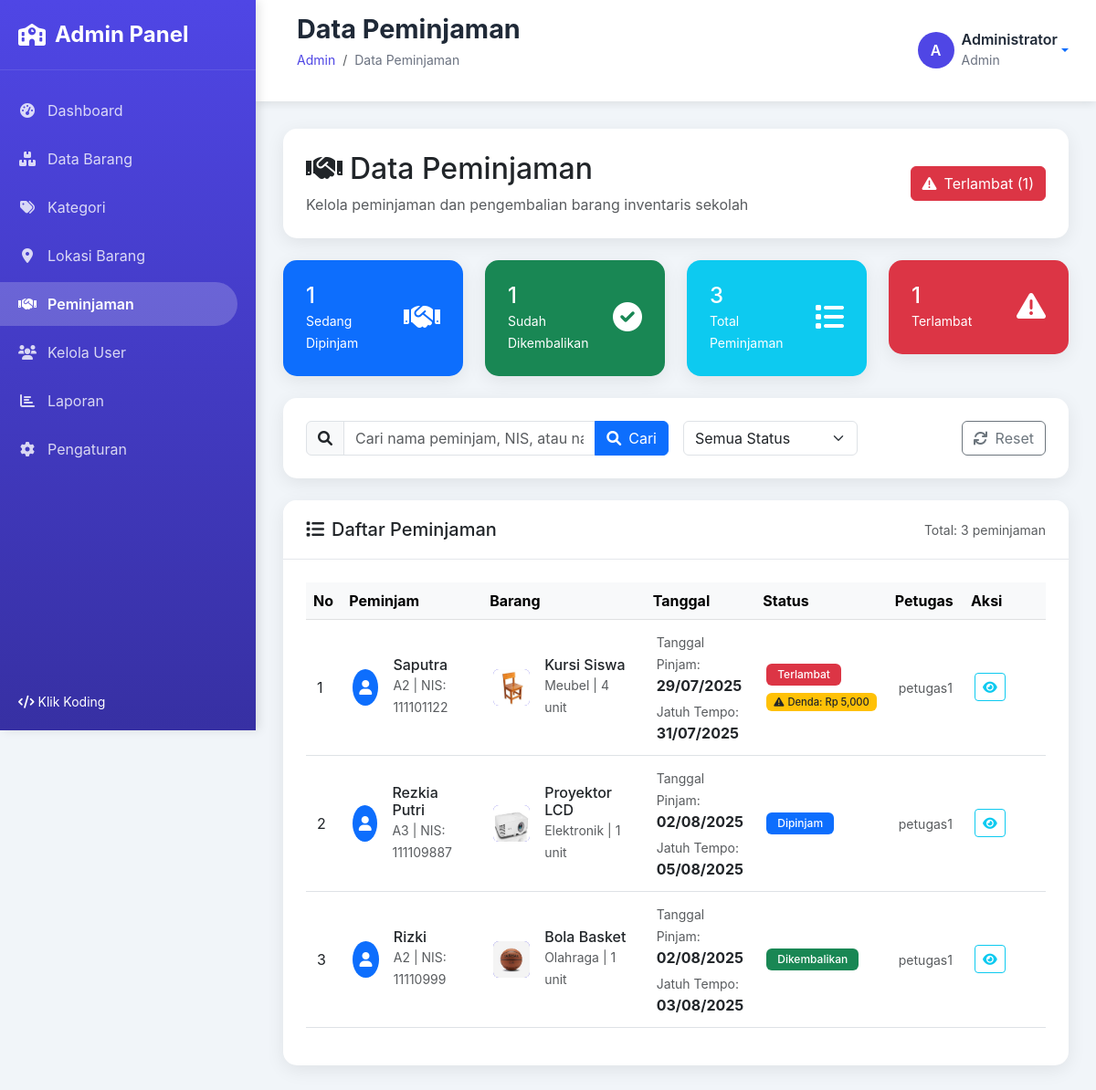
The app's page /admin/peminjaman/index.php (signed in) with its own data.
### tables this page shows
CREATE TABLE `peminjaman` (
  `id` int NOT NULL,
  `kode_peminjaman` varchar(50) NOT NULL,
  `barang_id` int NOT NULL,
  `jumlah_pinjam` int NOT NULL,
  `peminjam_nama` varchar(100) NOT NULL,
  `peminjam_kelas` varchar(50) DEFAULT NULL,
  `peminjam_nis` varchar(20) DEFAULT NULL,
  `peminjam_kontak` varchar(20) DEFAULT NULL,
  `tanggal_pinjam` date NOT NULL,
  `tanggal_kembali_rencana` date NOT NULL,
  `tanggal_kembali_aktual` date DEFAULT NULL,
  `status` enum('dipinjam','dikembalikan','terlambat') DEFAULT 'dipinjam',
  `keterangan` text,
  `created_by` int NOT NULL,
  `created_at` timestamp NULL DEFAULT CURRENT_TIMESTAMP,
  `updated_at` timestamp NULL DEFAULT CURRENT_TIMESTAMP ON UPDATE CURRENT_TIMESTAMP
);

CREATE TABLE `barang` (
  `id` int NOT NULL,
  `kode_barang` varchar(50) NOT NULL,
  `nama_barang` varchar(200) NOT NULL,
  `deskripsi` text,
  `kategori_id` int NOT NULL,
  `lokasi_id` int NOT NULL,
  `jumlah_total` int NOT NULL DEFAULT '0',
  `jumlah_tersedia` int NOT NULL DEFAULT '0',
  `kondisi` enum('baik','rusak_ringan','rusak_berat') DEFAULT 'baik',
  `gambar` varchar(255) DEFAULT NULL,
  `foto` varchar(255) DEFAULT NULL,
  `spesifikasi` text,
  `tahun_pengadaan` year DEFAULT NULL,
  `harga_perolehan` decimal(15,2) DEFAULT '0.00',
  `created_by` int NOT NULL,
  `created_at` timestamp NULL DEFAULT CURRENT_TIMESTAMP,
  `updated_at` timestamp NULL DEFAULT CURRENT_TIMESTAMP ON UPDATE CURRENT_TIMESTAMP
);

CREATE TABLE `kategori` (
  `id` int NOT NULL,
  `nama_kategori` varchar(100) NOT NULL,
  `deskripsi` text,
  `created_at` timestamp NULL DEFAULT CURRENT_TIMESTAMP,
  `updated_at` timestamp NULL DEFAULT CURRENT_TIMESTAMP ON UPDATE CURRENT_TIMESTAMP
);

CREATE TABLE `pengaturan` (
  `id` int NOT NULL,
  `nama_pengaturan` varchar(100) NOT NULL,
  `nilai` text,
  `deskripsi` text,
  `updated_at` timestamp NULL DEFAULT CURRENT_TIMESTAMP ON UPDATE CURRENT_TIMESTAMP
);

CREATE TABLE `users` (
  `id` int NOT NULL,
  `username` varchar(50) NOT NULL,
  `password` varchar(255) NOT NULL,
  `nama_lengkap` varchar(100) NOT NULL,
  `email` varchar(100) DEFAULT NULL,
  `role` enum('admin','petugas','user') DEFAULT 'user',
  `status` enum('aktif','nonaktif') DEFAULT 'aktif',
  `foto` varchar(255) DEFAULT NULL,
  `created_at` timestamp NULL DEFAULT CURRENT_TIMESTAMP,
  `updated_at` timestamp NULL DEFAULT CURRENT_TIMESTAMP ON UPDATE CURRENT_TIMESTAMP
);

### admin/peminjaman/index.php (the view, shortened to what the rows shown need)
<?php
require_once '../includes/header.php';
try {
    $pdo = new PDO("mysql:host=localhost;dbname=inventaris_sekolah", "root", "");
    $pdo->setAttribute(PDO::ATTR_ERRMODE, PDO::ERRMODE_EXCEPTION);
    $stmt = $pdo->prepare("SELECT nilai FROM pengaturan WHERE nama_pengaturan = 'denda_terlambat'");
    $stmt->execute();
    $denda_per_hari = $stmt->fetchColumn() ?: 1000;
    $page = isset($_GET['page']) ? (int)$_GET['page'] : 1;
    $limit = 10;
    $offset = ($page - 1) * $limit;
    $search = isset($_GET['search']) ? validateInput($_GET['search']) : '';
    $status_filter = isset($_GET['status']) ? validateInput($_GET['status']) : '';
    $where_conditions = [];
    $params = [];
    $where_clause = !empty($where_conditions) ? "WHERE " . implode(" AND ", $where_conditions) : "";
    $query = "
        SELECT
            p.*,
            b.kode_barang,
            b.nama_barang,
            b.foto,
            k.nama_kategori,
            l.nama_lokasi,
            u.nama_lengkap as petugas
        FROM peminjaman p
        JOIN barang b ON p.barang_id = b.id
        JOIN kategori k ON b.kategori_id = k.id
        JOIN lokasi l ON b.lokasi_id = l.id
        JOIN users u ON p.created_by = u.id
        $where_clause
        ORDER BY p.created_at DESC
        LIMIT $limit OFFSET $offset
    ";
    $stmt = $pdo->prepare($query);
    $stmt->execute($params);
    $peminjaman_list = $stmt->fetchAll(PDO::FETCH_ASSOC);
} catch(Exception $e) {
    $peminjaman_list = [];
    $total_records = 0;
    $total_pages = 0;
}
?>
<div class="row mb-4">
    <div class="col-12">
        <div class="card">
            <div class="card-body">
                <div class="row align-items-center">
                    <div class="col-md-8">
                        <h2 class="mb-2">
                            <i class="fas fa-handshake me-2"></i>Data Peminjaman
                        </h2>
                    </div>
                </div>
            </div>
        </div>
    </div>
</div>
<div class="row">
    <div class="col-12">
        <div class="card">
            <div class="card-body">
                <?php if (empty($peminjaman_list)): ?>
                    <div class="text-center py-5">
                        <?php if (!empty($search) || !empty($status_filter)): ?>
                            <i class="fas fa-search fa-3x text-muted mb-3"></i>
                            <h5 class="text-muted">Tidak ada hasil pencarian</h5>
                            <p class="text-muted">Tidak ditemukan peminjaman yang sesuai dengan kriteria pencarian.</p>
                            <a href="index.php" class="btn btn-outline-secondary">
                                <i class="fas fa-times me-2"></i>Hapus Filter
                            </a>
                        <?php else: ?>
                            <i class="fas fa-handshake fa-3x text-muted mb-3"></i>
                            <h5 class="text-muted">Tidak ada data peminjaman</h5>
                            <p class="text-muted">Belum ada peminjaman yang ditambahkan</p>
                        <?php endif; ?>
                    </div>
                <?php else: ?>
                    <div class="table-responsive">
                        <table class="table table-hover" id="peminjamanTable">
                            <thead class="table-light">
                                <tr>
                                    <th width="5%">No</th>
                                    <th width="20%">Peminjam</th>
                                    <th width="25%">Barang</th>
                                    <th width="15%">Tanggal</th>
                                    <th width="10%">Status</th>
                                    <th width="10%">Petugas</th>
                                    <th width="15%">Aksi</th>
                                </tr>
                            </thead>
                            <tbody>
                                <?php foreach ($peminjaman_list as $index => $peminjaman): ?>
                                    <tr>
                                        <td><?= $offset + $index + 1 ?></td>
                                        <td>
                                            <div class="d-flex align-items-center">
                                                <div class="avatar-sm bg-primary rounded-circle d-flex align-items-center justify-content-center me-3">
                                                    <i class="fas fa-user text-white"></i>
                                                </div>
                                                <div>
                                                    <h6 class="mb-0"><?= htmlspecialchars($peminjaman['peminjam_nama']) ?></h6>
                                                    <small class="text-muted">
                                                        <?= htmlspecialchars($peminjaman['peminjam_kelas']) ?> |
                                                        NIS: <?= htmlspecialchars($peminjaman['peminjam_nis']) ?>
                                                    </small>
                                                </div>
                                            </div>
                                        </td>
                                        <td>
                                            <div class="d-flex align-items-center">
                                                <?php if ($peminjaman['foto']): ?>
                                                    <img src="../../uploads/<?= htmlspecialchars($peminjaman['foto']) ?>"
                                                         class="avatar-sm rounded me-3" alt="Foto Barang">
                                                <?php else: ?>
                                                    <div class="avatar-sm bg-secondary rounded-circle d-flex align-items-center justify-content-center me-3">
                                                        <i class="fas fa-box text-white"></i>
                                                    </div>
                                                <?php endif; ?>
                                                <div>
                                                    <h6 class="mb-0"><?= htmlspecialchars($peminjaman['nama_barang']) ?></h6>
                                                    <small class="text-muted">
                                                        <?= htmlspecialchars($peminjaman['nama_kategori']) ?> |
                                                        <?= $peminjaman['jumlah_pinjam'] ?> unit
                                                    </small>
                                                </div>
                                            </div>
                                        </td>
                                        <td>
                                            <div>
                                                <small class="text-muted">Tanggal Pinjam:</small><br>
                                                <strong><?= date('d/m/Y', strtotime($peminjaman['tanggal_pinjam'])) ?></strong>
                                            </div>
                                            <div class="mt-1">
                                                <small class="text-muted">Jatuh Tempo:</small><br>
                                                <strong><?= date('d/m/Y', strtotime($peminjaman['tanggal_kembali_rencana'])) ?></strong>
                                            </div>
                                        </td>
                                        <td>
                                            <?php
                                            $status_class = '';
                                            $status_text = '';
                                            $status_actual = $peminjaman['status'];
                                            $is_terlambat = false;
                                            if ($peminjaman['status'] == 'dipinjam' &&
                                                strtotime($peminjaman['tanggal_kembali_rencana']) < time()) {
                                                $status_actual = 'terlambat';
                                                $is_terlambat = true;
                                            }
                                            switch($status_actual) {
                                                case 'dipinjam':
                                                    $status_class = 'bg-primary';
                                                    $status_text = 'Dipinjam';
                                                    break;
                                                case 'dikembalikan':
                                                    $status_class = 'bg-success';
                                                    $status_text = 'Dikembalikan';
                                                    break;
                                                case 'terlambat':
                                                    $status_class = 'bg-danger';
                                                    $status_text = 'Terlambat';
                                                    break;
                                            }
                                            $denda_info = '';
                                            if ($is_terlambat) {
                                                $hari_terlambat = ceil((time() - strtotime($peminjaman['tanggal_kembali_rencana'])) / (24 * 3600));
                                                $total_denda = $hari_terlambat * $denda_per_hari;
                                                $denda_info = "<div class='mt-1'><span class='badge bg-warning text-dark denda-badge'><i class='fas fa-exclamation-triangle me-1'></i>Denda: Rp " . number_format($total_denda) . "</span></div>";
                                            }
                                            ?>
                                            <div class="d-flex flex-column align-items-start status-container">
                                                <span class="badge <?= $status_class ?> status-badge">
                                                    <?= $status_text ?>
                                                </span>
                                                <?= $denda_info ?>
                                            </div>
                                        </td>
                                        <td>
                                            <small class="text-muted"><?= htmlspecialchars($peminjaman['petugas']) ?></small>
                                        </td>
                                        <td>
                                            <div class="btn-group" role="group">
                                                <button type="button" class="btn btn-sm btn-outline-info"
                                                        onclick="showDetail(<?= $peminjaman['id'] ?>)"
                                                        title="Detail">
                                                    <i class="fas fa-eye"></i>
                                                </button>
                                            </div>
                                        </td>
                                    </tr>
                                <?php endforeach; ?>
                            </tbody>
                        </table>
                    </div>
                <?php endif; ?>
            </div>
        </div>
    </div>
</div>
<?php require_once '../includes/footer.php'; ?>

### records on screen
peminjaman: index "1", peminjam_nama "Saputra", peminjam_kelas "A2", peminjam_nis "111101122", barang.foto (picture), barang.nama_barang "Kursi Siswa", kategori.nama_kategori "Meubel", jumlah_pinjam "4", tanggal_pinjam "29/07/2025", tanggal_kembali_rencana "31/07/2025", status_text "Terlambat", tanggal_kembali_rencana.nilai "5,000", created_by.nama_lengkap "petugas1"
peminjaman: index "2", peminjam_nama "Rezkia Putri", peminjam_kelas "A3", peminjam_nis "111109887", barang.foto (picture), barang.nama_barang "Proyektor LCD", kategori.nama_kategori "Elektronik", jumlah_pinjam "1", tanggal_pinjam "02/08/2025", tanggal_kembali_rencana "05/08/2025", status "Dipinjam", created_by.nama_lengkap "petugas1"
peminjaman: index "3", peminjam_nama "Rizki", peminjam_kelas "A2", peminjam_nis "11110999", barang.foto (picture), barang.nama_barang "Bola Basket", kategori.nama_kategori "Olahraga", jumlah_pinjam "1", tanggal_pinjam "02/08/2025", tanggal_kembali_rencana "03/08/2025", status "Dikembalikan", created_by.nama_lengkap "petugas1"

### other values on screen
$page_title "Data Peminjaman"
substr($user_name, 0, 1) "A"
$user_name "Administrator"
$user_role "Admin"
$status_counts['terlambat'] "1"
$status_counts['dipinjam'] "1"
$status_counts['dikembalikan'] "1"
$total_records "3"
